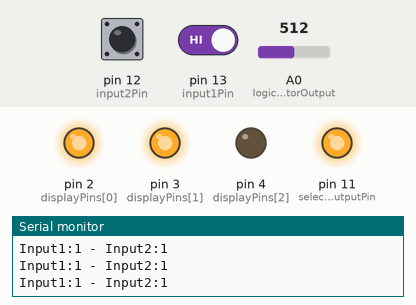
A sketch run on a simulated Arduino Uno, built with avr-gcc and run on an emulated ATmega328P. Shown: output pins drawn as LEDs (lit = HIGH), the last lines printed to the serial monitor. Inputs (shaded band) come from the test bench; at power-on: A0 (logicGateSelectorOutput) = 512, pin 13 (input1Pin) HIGH, pin 12 (input2Pin) HIGH.

Above: at 1.2 s.
1.3 s: A0 (logicGateSelectorOutput) set to 656
2.8 s: A0 (logicGateSelectorOutput) set to 686
At 3.9 s:
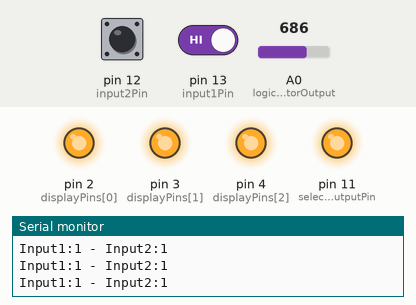
4.3 s: A0 (logicGateSelectorOutput) set to 306
At 5.3 s:
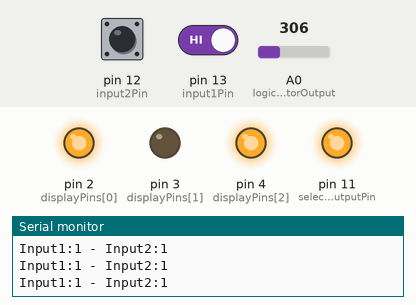
5.8 s: A0 (logicGateSelectorOutput) set to 235
7.3 s: A0 (logicGateSelectorOutput) set to 213
At 8.2 s:
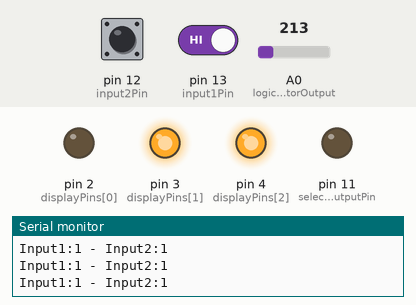
8.8 s: pin 13 (input1Pin) driven LOW
At 9.6 s:
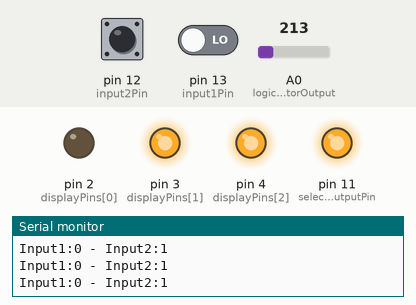
Timing chart, 0 to 11.3 s (numbered marks = the images above; inputs shaded):
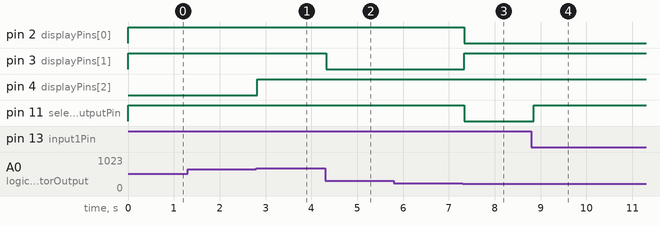

The sketch:

Arduino-PortasLogicas.ino
```cpp
const int maxAnalogRead = 675;
const int displayPins[] = {2, 3, 4};
const int numberOfGates = sizeof(displayPins) / sizeof(displayPins[0]);
const uint8_t logicGateSelectorOutput = A0;
const int input1Pin = 13;
const int input2Pin = 12;
const int selectedLogicGateOutputPin = 11;

bool input1 = false;
bool input2 = false;
int selectedLogicGate= -1;

void updateDisplay(int selectedLogicGate){
  for(int i = 0; i < numberOfGates; i++){
    if(i == selectedLogicGate){
      digitalWrite(displayPins[i], LOW);
    }

    else{
      digitalWrite(displayPins[i], HIGH);
    }
  }
}

void runLogicGate(bool input1, bool input2, int selectedLogicGate){
  Serial.println((String)"Input1:" + input1 + (String)" - Input2:" + input2);
  switch (selectedLogicGate) {
    case 0:
      if(input1 == false){
        digitalWrite(selectedLogicGateOutputPin, HIGH);
      }

      else{
        digitalWrite(selectedLogicGateOutputPin, LOW);
      }
      break;

    case 1:
      if(input1 == true || input2 == true){
        digitalWrite(selectedLogicGateOutputPin, HIGH);
      }

      else{
        digitalWrite(selectedLogicGateOutputPin, LOW);
      }
      break;

    case 2:
      if(input1 == true && input2 == true){
        digitalWrite(selectedLogicGateOutputPin, HIGH);
      }

      else{
        digitalWrite(selectedLogicGateOutputPin, LOW);
      }
      break;
  }
}

void setup(){
  Serial.begin(9600);

  for(int i = 0; i < numberOfGates; i++){
    pinMode(displayPins[i], OUTPUT);
    //digitalWrite(i, HIGH);
  }

  pinMode(selectedLogicGateOutputPin, OUTPUT);
}

void loop(){
  if(selectedLogicGate != (analogRead(logicGateSelectorOutput)) / (maxAnalogRead / numberOfGates)){
    selectedLogicGate = (analogRead(logicGateSelectorOutput)) / (maxAnalogRead / numberOfGates);
    updateDisplay(selectedLogicGate);
  }

  input1 = (digitalRead(input1Pin) == LOW) ? false : true;

  input2 = (digitalRead(input2Pin) == LOW) ? false : true;

  runLogicGate(input1, input2, selectedLogicGate);
  delay(100); //REMOVER DEPOIS
}
```

Measured:
- the behaviour switches between 674 and 675 on A0 (logicGateSelectorOutput) (found by bisection; images 0 and 1)
- the behaviour switches between 225 and 224 on A0 (logicGateSelectorOutput) (found by bisection; images 2 and 3)
- after the input at 2.8 s, pin 4 (displayPins[2]): LOW → HIGH at once
- after the input at 4.3 s, pin 3 (displayPins[1]): HIGH → LOW at once
- after the input at 7.3 s, pin 2 (displayPins[0]), pin 11 (selectedLogicGateOutputPin): HIGH → LOW at once; pin 3 (displayPins[1]): LOW → HIGH at once
- after the input at 8.8 s, pin 11 (selectedLogicGateOutputPin): LOW → HIGH after 0.05 s
